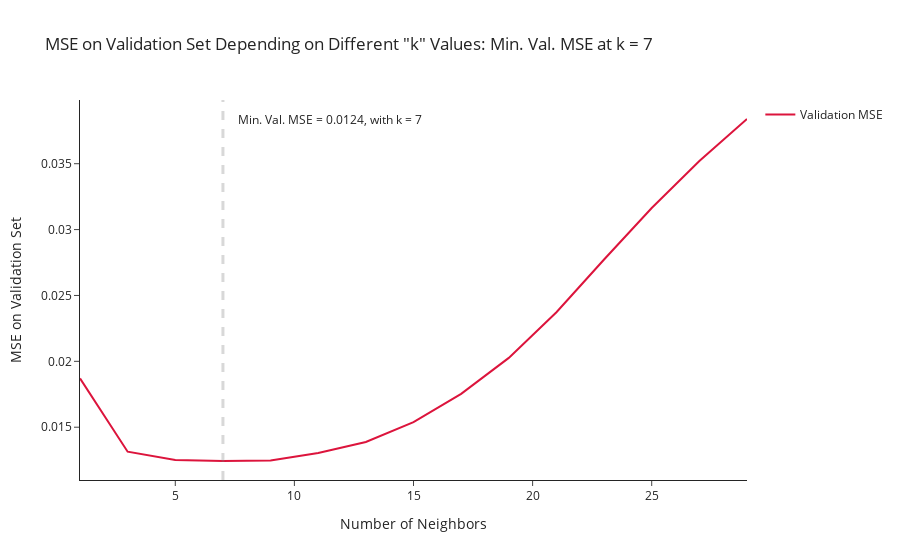

Notebook code for this chart:
### Code cell
best_k = int(result_df[result_df['MSE'] == min(result_df['MSE'])]['k'])
fig = px.line(result_df,
              x = 'k',
              y = 'MSE',
              template = 'simple_white',
              labels={'k': 'Number of Neighbors',
                      'MSE': 'MSE on Validation Set'},
              title = f'MSE on Validation Set Depending on Different "k" Values: Min. Val. MSE at k = {best_k}',
              color_discrete_sequence=['crimson'])
fig.add_vline(x = best_k, line_width=3, line_dash="dash", line_color="gray", name = 'Best K')
fig.add_annotation(x=best_k+4.5, 
                   y=np.max(result_df.MSE),
                   text=f'Min. Val. MSE = {min(result_df.MSE):.4f}, with k = {best_k}',
                   showarrow=False)
fig.data[0]['name'] = 'Validation MSE'
fig.data[0]['showlegend']=True
fig.show()

### Figure 1 — Plotly figure (JSON) as saved in the notebook; plotly's stock layout.template omitted (floating-point values rounded to 4 significant figures)
{"data": [{"hovertemplate": "Number of Neighbors=%{x}<br>MSE on Validation Set=%{y}<extra></extra>", "legendgroup": "", "line": {"color": "crimson", "dash": "solid"}, "marker": {"symbol": "circle"}, "mode": "lines", "name": "Validation MSE", "orientation": "v", "showlegend": true, "type": "scatter", "x": [1, 3, 5, 7, 9, 11, 13, 15, 17, 19, 21, 23, 25, 27, 29], "xaxis": "x", "y": [0.01871, 0.01314, 0.01252, 0.01243, 0.01248, 0.01305, 0.01388, 0.01538, 0.01753, 0.02026, 0.02373, 0.02773, 0.03164, 0.0352, 0.03839], "yaxis": "y"}], "layout": {"annotations": [{"showarrow": false, "text": "Min. Val. MSE = 0.0124, with k = 7", "x": 11.5, "y": 0.03839}], "legend": {"tracegroupgap": 0}, "shapes": [{"line": {"color": "gray", "dash": "dash", "width": 3}, "name": "Best K", "type": "line", "x0": 7, "x1": 7, "xref": "x", "y0": 0, "y1": 1, "yref": "y domain"}], "title": {"text": "MSE on Validation Set Depending on Different \"k\" Values: Min. Val. MSE at k = 7"}, "xaxis": {"anchor": "y", "domain": [0, 1], "title": {"text": "Number of Neighbors"}}, "yaxis": {"anchor": "x", "domain": [0, 1], "title": {"text": "MSE on Validation Set"}}}}
